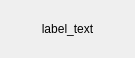
<?xml version="1.0" encoding="UTF-8"?>
<ui version="4.0">
 <class>TagWidget</class>
 <widget class="QWidget" name="TagWidget">
  <property name="geometry">
   <rect>
    <x>0</x>
    <y>0</y>
    <width>135</width>
    <height>58</height>
   </rect>
  </property>
  <property name="windowTitle">
   <string>Form</string>
  </property>
  <property name="styleSheet">
   <string notr="true"/>
  </property>
  <layout class="QHBoxLayout" name="horizontalLayout">
   <item>
    <widget class="QLabel" name="label">
     <property name="text">
      <string>label_text</string>
     </property>
     <property name="alignment">
      <set>Qt::AlignCenter</set>
     </property>
    </widget>
   </item>
  </layout>
 </widget>
 <resources/>
 <connections/>
</ui>
